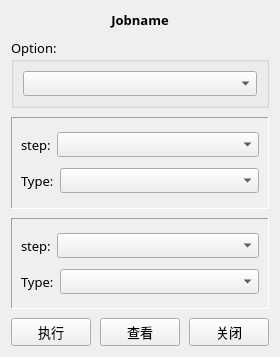
<?xml version="1.0" encoding="UTF-8"?>
<ui version="4.0">
 <class>Form</class>
 <widget class="QWidget" name="Form">
  <property name="windowModality">
   <enum>Qt::NonModal</enum>
  </property>
  <property name="geometry">
   <rect>
    <x>0</x>
    <y>0</y>
    <width>278</width>
    <height>357</height>
   </rect>
  </property>
  <property name="font">
   <font>
    <family>微软雅黑</family>
    <pointsize>10</pointsize>
   </font>
  </property>
  <property name="windowTitle">
   <string>网络分析</string>
  </property>
  <layout class="QVBoxLayout" name="verticalLayout_4" stretch="0,0,1,1,0">
   <property name="spacing">
    <number>9</number>
   </property>
   <item>
    <widget class="QLabel" name="label_title">
     <property name="font">
      <font>
       <family>微软雅黑</family>
       <pointsize>10</pointsize>
       <weight>75</weight>
       <bold>true</bold>
      </font>
     </property>
     <property name="text">
      <string>Jobname</string>
     </property>
     <property name="alignment">
      <set>Qt::AlignCenter</set>
     </property>
    </widget>
   </item>
   <item>
    <widget class="QGroupBox" name="groupBox">
     <property name="title">
      <string>Option:</string>
     </property>
     <layout class="QVBoxLayout" name="verticalLayout_3">
      <item>
       <widget class="QComboBox" name="comboBox_option">
        <property name="font">
         <font>
          <family>微软雅黑</family>
          <pointsize>9</pointsize>
         </font>
        </property>
       </widget>
      </item>
     </layout>
    </widget>
   </item>
   <item>
    <widget class="QFrame" name="frame">
     <property name="frameShape">
      <enum>QFrame::Panel</enum>
     </property>
     <property name="frameShadow">
      <enum>QFrame::Sunken</enum>
     </property>
     <layout class="QVBoxLayout" name="verticalLayout">
      <item>
       <layout class="QHBoxLayout" name="horizontalLayout" stretch="0,1">
        <item>
         <widget class="QLabel" name="label_2">
          <property name="text">
           <string>step:</string>
          </property>
         </widget>
        </item>
        <item>
         <widget class="QComboBox" name="comboBox_top_step">
          <property name="font">
           <font>
            <family>微软雅黑</family>
            <pointsize>9</pointsize>
           </font>
          </property>
         </widget>
        </item>
       </layout>
      </item>
      <item>
       <layout class="QHBoxLayout" name="horizontalLayout_2" stretch="0,1">
        <item>
         <widget class="QLabel" name="label_4">
          <property name="text">
           <string>Type:</string>
          </property>
         </widget>
        </item>
        <item>
         <widget class="QComboBox" name="comboBox_top_type">
          <property name="font">
           <font>
            <family>微软雅黑</family>
            <pointsize>9</pointsize>
           </font>
          </property>
         </widget>
        </item>
       </layout>
      </item>
     </layout>
    </widget>
   </item>
   <item>
    <widget class="QFrame" name="frame_2">
     <property name="frameShape">
      <enum>QFrame::Panel</enum>
     </property>
     <property name="frameShadow">
      <enum>QFrame::Sunken</enum>
     </property>
     <layout class="QVBoxLayout" name="verticalLayout_2">
      <item>
       <layout class="QHBoxLayout" name="horizontalLayout_3" stretch="0,1">
        <item>
         <widget class="QLabel" name="label_3">
          <property name="text">
           <string>step:</string>
          </property>
         </widget>
        </item>
        <item>
         <widget class="QComboBox" name="comboBox_bot_step">
          <property name="font">
           <font>
            <family>微软雅黑</family>
            <pointsize>9</pointsize>
           </font>
          </property>
         </widget>
        </item>
       </layout>
      </item>
      <item>
       <layout class="QHBoxLayout" name="horizontalLayout_4" stretch="0,1">
        <item>
         <widget class="QLabel" name="label_5">
          <property name="text">
           <string>Type:</string>
          </property>
         </widget>
        </item>
        <item>
         <widget class="QComboBox" name="comboBox_bot_type">
          <property name="font">
           <font>
            <family>微软雅黑</family>
            <pointsize>9</pointsize>
           </font>
          </property>
         </widget>
        </item>
       </layout>
      </item>
     </layout>
    </widget>
   </item>
   <item>
    <layout class="QHBoxLayout" name="horizontalLayout_5">
     <item>
      <widget class="QPushButton" name="exec_btn">
       <property name="minimumSize">
        <size>
         <width>0</width>
         <height>26</height>
        </size>
       </property>
       <property name="font">
        <font>
         <family>黑体</family>
         <pointsize>10</pointsize>
         <weight>50</weight>
         <bold>false</bold>
        </font>
       </property>
       <property name="cursor">
        <cursorShape>PointingHandCursor</cursorShape>
       </property>
       <property name="text">
        <string>执行</string>
       </property>
      </widget>
     </item>
     <item>
      <widget class="QPushButton" name="show_btn">
       <property name="cursor">
        <cursorShape>PointingHandCursor</cursorShape>
       </property>
       <property name="text">
        <string>查看</string>
       </property>
      </widget>
     </item>
     <item>
      <widget class="QPushButton" name="exit_btn">
       <property name="minimumSize">
        <size>
         <width>0</width>
         <height>26</height>
        </size>
       </property>
       <property name="font">
        <font>
         <family>黑体</family>
         <pointsize>10</pointsize>
        </font>
       </property>
       <property name="cursor">
        <cursorShape>PointingHandCursor</cursorShape>
       </property>
       <property name="text">
        <string>关闭</string>
       </property>
      </widget>
     </item>
    </layout>
   </item>
  </layout>
 </widget>
 <resources/>
 <connections/>
</ui>
